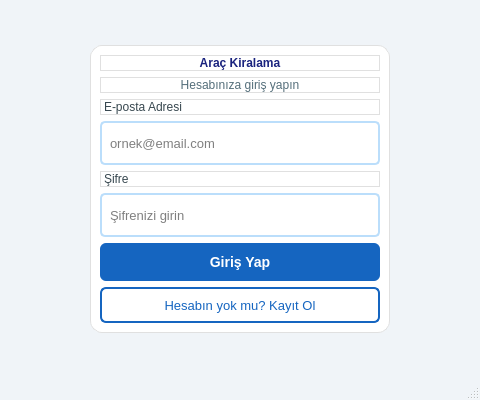
<?xml version="1.0" encoding="UTF-8"?>
<ui version="4.0">
 <class>LoginWindow</class>
 <widget class="QMainWindow" name="LoginWindow">
  <property name="geometry">
   <rect><x>0</x><y>0</y><width>480</width><height>400</height></rect>
  </property>
  <property name="windowTitle">
   <string>Araç Kiralama Sistemi - Giriş</string>
  </property>
  <property name="styleSheet">
   <string notr="true">QMainWindow {
    background-color: #f0f4f8;
}
QLabel#lblBaslik {
    color: #1a237e;
    font-weight: bold;
}
QLabel#lblAlt {
    color: #546e7a;
}
QPushButton#btnGiris {
    background-color: #1565c0;
    color: white;
    border-radius: 6px;
    padding: 8px;
    font-size: 14px;
    font-weight: bold;
}
QPushButton#btnGiris:hover {
    background-color: #0d47a1;
}
QPushButton#btnKayit {
    background-color: #ffffff;
    color: #1565c0;
    border: 2px solid #1565c0;
    border-radius: 6px;
    padding: 8px;
    font-size: 13px;
}
QPushButton#btnKayit:hover {
    background-color: #e3f2fd;
}
QLineEdit {
    border: 2px solid #bbdefb;
    border-radius: 5px;
    padding: 6px;
    font-size: 13px;
    background-color: white;
    min-height: 28px;
}
QLineEdit:focus {
    border: 2px solid #1565c0;
}
QLabel {
    font-size: 12px;
    color: #37474f;
}</string>
  </property>
  <widget class="QWidget" name="centralwidget">
   <layout class="QVBoxLayout" name="verticalLayout">
    <item>
     <spacer name="topSpacer">
      <property name="orientation"><enum>Qt::Vertical</enum></property>
      <property name="sizeHint" stdset="0"><size><width>20</width><height>40</height></size></property>
     </spacer>
    </item>
    <item>
     <layout class="QHBoxLayout" name="centerLayout">
      <item>
       <spacer name="leftSpacer">
        <property name="orientation"><enum>Qt::Horizontal</enum></property>
        <property name="sizeHint" stdset="0"><size><width>40</width><height>20</height></size></property>
       </spacer>
      </item>
      <item>
       <widget class="QFrame" name="frameLogin">
        <property name="minimumSize"><size><width>300</width><height>0</height></size></property>
        <property name="maximumSize"><size><width>360</width><height>16777215</height></size></property>
        <property name="styleSheet">
         <string notr="true">QFrame {
    background-color: white;
    border-radius: 12px;
    border: 1px solid #e0e0e0;
}</string>
        </property>
        <property name="frameShape"><enum>QFrame::Shape::StyledPanel</enum></property>
        <layout class="QVBoxLayout" name="frameLayout">
         <item>
          <widget class="QLabel" name="lblBaslik">
           <property name="font"><font><family>Segoe UI</family><pointsize>16</pointsize><bold>true</bold></font></property>
           <property name="text"><string>Araç Kiralama</string></property>
           <property name="alignment"><set>Qt::AlignmentFlag::AlignHCenter|Qt::AlignmentFlag::AlignVCenter</set></property>
          </widget>
         </item>
         <item>
          <widget class="QLabel" name="lblAlt">
           <property name="font"><font><pointsize>10</pointsize></font></property>
           <property name="text"><string>Hesabınıza giriş yapın</string></property>
           <property name="alignment"><set>Qt::AlignmentFlag::AlignHCenter|Qt::AlignmentFlag::AlignVCenter</set></property>
          </widget>
         </item>
         <item>
          <widget class="QLabel" name="lblEmail">
           <property name="text"><string>E-posta Adresi</string></property>
          </widget>
         </item>
         <item>
          <widget class="QLineEdit" name="txtEmail">
           <property name="placeholderText"><string>ornek@email.com</string></property>
          </widget>
         </item>
         <item>
          <widget class="QLabel" name="lblSifre">
           <property name="text"><string>Şifre</string></property>
          </widget>
         </item>
         <item>
          <widget class="QLineEdit" name="txtSifre">
           <property name="placeholderText"><string>Şifrenizi girin</string></property>
           <property name="echoMode"><enum>QLineEdit::EchoMode::Password</enum></property>
          </widget>
         </item>
         <item>
          <widget class="QPushButton" name="btnGiris">
           <property name="minimumSize"><size><width>0</width><height>38</height></size></property>
           <property name="text"><string>Giriş Yap</string></property>
          </widget>
         </item>
         <item>
          <widget class="QPushButton" name="btnKayit">
           <property name="minimumSize"><size><width>0</width><height>36</height></size></property>
           <property name="text"><string>Hesabın yok mu? Kayıt Ol</string></property>
          </widget>
         </item>
        </layout>
       </widget>
      </item>
      <item>
       <spacer name="rightSpacer">
        <property name="orientation"><enum>Qt::Horizontal</enum></property>
        <property name="sizeHint" stdset="0"><size><width>40</width><height>20</height></size></property>
       </spacer>
      </item>
     </layout>
    </item>
    <item>
     <spacer name="bottomSpacer">
      <property name="orientation"><enum>Qt::Vertical</enum></property>
      <property name="sizeHint" stdset="0"><size><width>20</width><height>40</height></size></property>
     </spacer>
    </item>
   </layout>
  </widget>
  <widget class="QMenuBar" name="menubar">
   <property name="geometry"><rect><x>0</x><y>0</y><width>480</width><height>18</height></rect></property>
  </widget>
  <widget class="QStatusBar" name="statusbar"/>
 </widget>
 <resources/>
 <connections/>
</ui>
